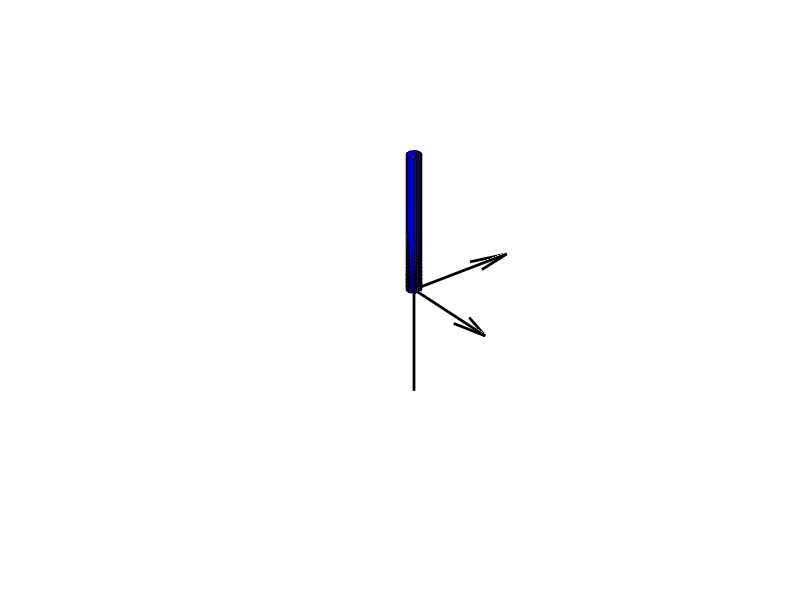

MATLAB code for this plot: (Note: this script raises an error after producing the figure.)
% Drawing a rocket in 3d, center about zero. Currently a test
% close all;

% Properties (m)
radius = .05;
length = 1;
noseLength = 0.25;
cg = 0.5; % cg from base datum
n_fins = 4;
l_fins = 0.1;
s_fins = 0.1;
d_fins = 0.05; % distance from bottom
width_fins = 0.005;

% Setup plot
f = figure;
ax = axes('XLim',[-1 1],'YLim',[-1 1],'ZLim',[-1 1]);
xlabel('x');ylabel('y');zlabel('z');
axis equal
hold on
grid off
box off
view(3)

% Transform matricies for all parts. 1:body, 2:nose, 3+ fins
base_trfm = zeros(4,4,2+n_fins);
t_objs = zeros(2+n_fins,1);

% NEZ Frame
xl = xlim;
q = quiver3(zeros(3,1),zeros(3,1),zeros(3,1),[1;0;0],[0;1;0],[0;0;-1],...
    max(xl)*.75,'k','LineWidth',2);
set(gca,'Ydir','reverse')
set(gca,'Visible','off')
% Body
[X_cyl,Y_cyl,Z_cyl]=cylinder(ax, radius, 20);
h(1) = surf(X_cyl,Y_cyl,Z_cyl);
set(h(1), 'facec', [0 0 1]);          
% set(h(1), 'EdgeColor','none');

% Nose
a=-radius/1^2;
x=0:.01:1;
y=a.*x.^2+radius;
[X_nse,Y_nse,Z_nse]=cylinder(ax, y, 10);
h(2) = surf(X_nse,Y_nse,Z_nse);
set(h(2), 'facec', [0 0 1]);          
% set(h(2), 'EdgeColor','none');

% Transform body
t_objs(1) = hgtransform('Parent',ax);
set(h(1), 'Parent', t_objs(1))
body_scale = makehgtform('scale',[1,1,length]);
body_translate = makehgtform('translate',[0,0,-cg]);
base_trfm(:,:,1) = body_translate*body_scale;

% Transform nose
t_objs(2) = hgtransform('Parent',ax);
set(h(2),'Parent',t_objs(2))
nose_scale = makehgtform('scale',[1,1,noseLength]);
nose_translate = makehgtform('translate',[0,0,length-cg]);
base_trfm(:,:,2) = nose_translate*nose_scale;

% set(t_objs(1),'Matrix',base_trfm(:,:,1))
% set(t_objs(2),'Matrix',base_trfm(:,:,2))

% Create and transform fins
ang_fin = 2*pi/n_fins;
vert = [0 0 0;1 0 0;1 1 0;0 1 0;0 0 1;1 0 1;1 1 1;0 1 1];
fac = [1 2 6 5;2 3 7 6;3 4 8 7;4 1 5 8;1 2 3 4;5 6 7 8];
fin_scale = makehgtform('scale',[width_fins,s_fins,l_fins]);
fin_trans = makehgtform('translate',[0,radius,-cg+d_fins]);

for ii = 0:1:n_fins-1

    h(3+ii) = patch('Vertices',vert,'Faces',fac,...
          'FaceVertexCData',hsv(6),'FaceColor','black');

    t_objs(3+ii) = hgtransform('Parent',ax);
    set(h(3+ii),'Parent',t_objs(3+ii));

    fin_rot = makehgtform('zrotate',ii*ang_fin);
    base_trfm(:,:,3+ii) = fin_rot*fin_trans*fin_scale;

    set(t_objs(3+ii),'Matrix',base_trfm(:,:,3+ii))

end

% Set base_trfm to starting position
yrot = makehgtform('yrotate',pi/2);
for ii = 1:1:2+n_fins
    base_trfm(:,:,ii) = yrot*base_trfm(:,:,ii);
end

% Display some motion
t = 0;
dt = 1/30;

yaw = degtorad(0);
roll = degtorad(0);
while true

t0 = tic;
tf = max(sim_tvec);
while toc(t0) < tf
    
    t_start = tic;
%     pitch = sin(toc(t0));
%     yaw = 0;
%     roll  = 0;

    [~,ndx] = min(abs(toc(t0)-sim_tvec));
    roll = sim_data.eblL(1,ndx);
    pitch = sim_data.eblL(2,ndx);
    yaw = sim_data.eblL(3,ndx);
    
    rot1 = makehgtform('xrotate',roll);
    rot3 = makehgtform('zrotate',yaw);
    rot2 = makehgtform('yrotate',-pitch);
    rot = rot3*rot2*rot1;
    
    for ii = 1:1:2+n_fins

        set(t_objs(ii),'Matrix',rot*base_trfm(:,:,ii))

    end
    t_pause = dt - toc(t_start);
    if t_pause > 0
        pause(dt - toc(t_start));
    end
    
    drawnow
end
end